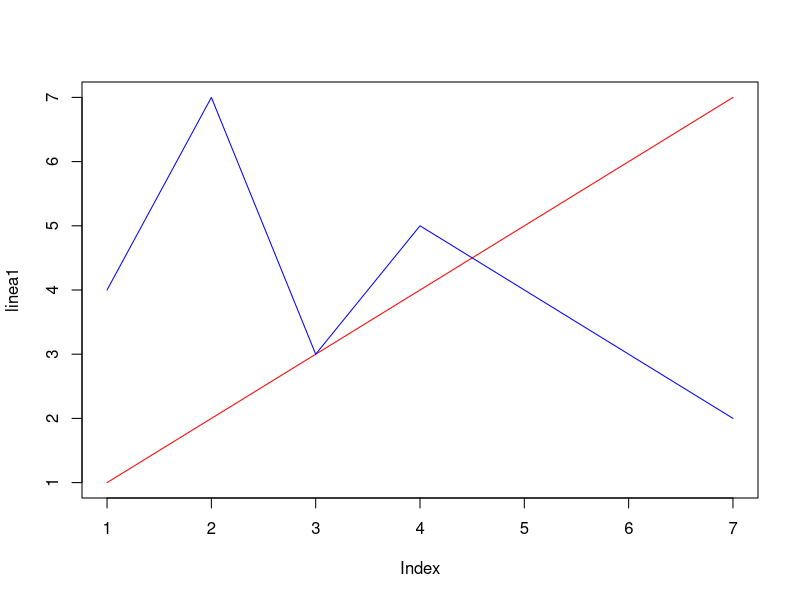

This chart was generated by the following R code:
linea1 <- c(1,2,3,4,5,6,7)
linea2 <- c(4,7,3,5,4,3,2)

plot(linea1,type="l",col="red")
lines(linea2,type="l",col="blue")